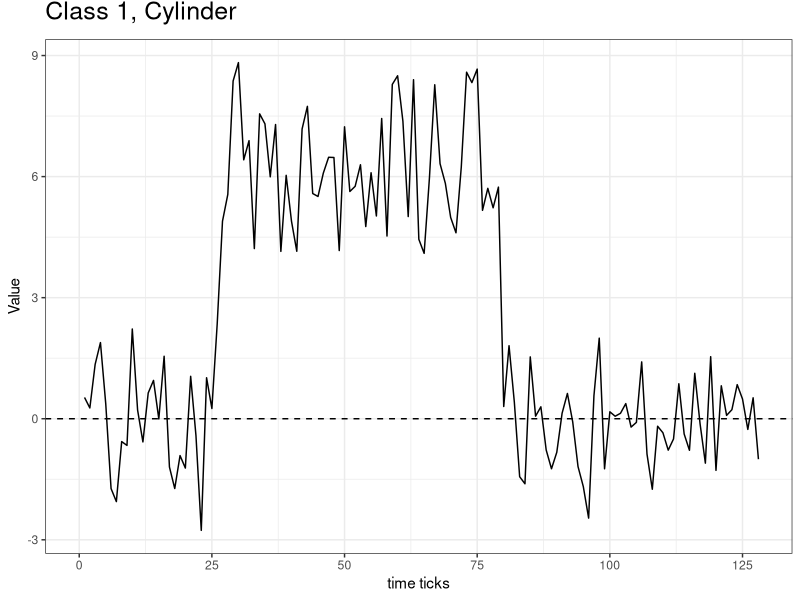
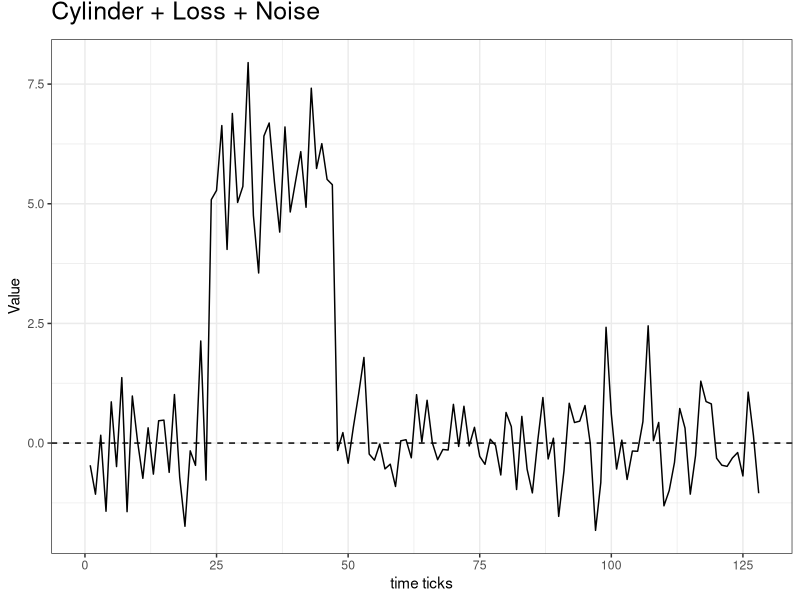
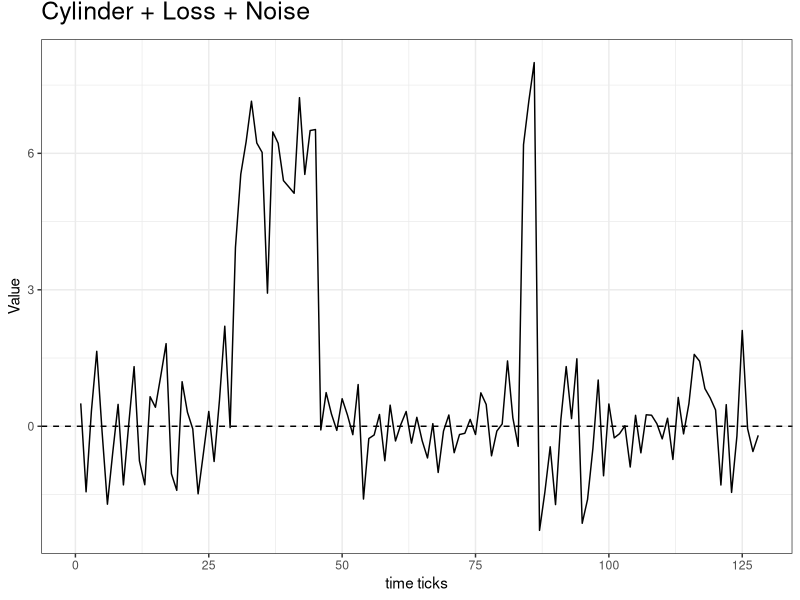
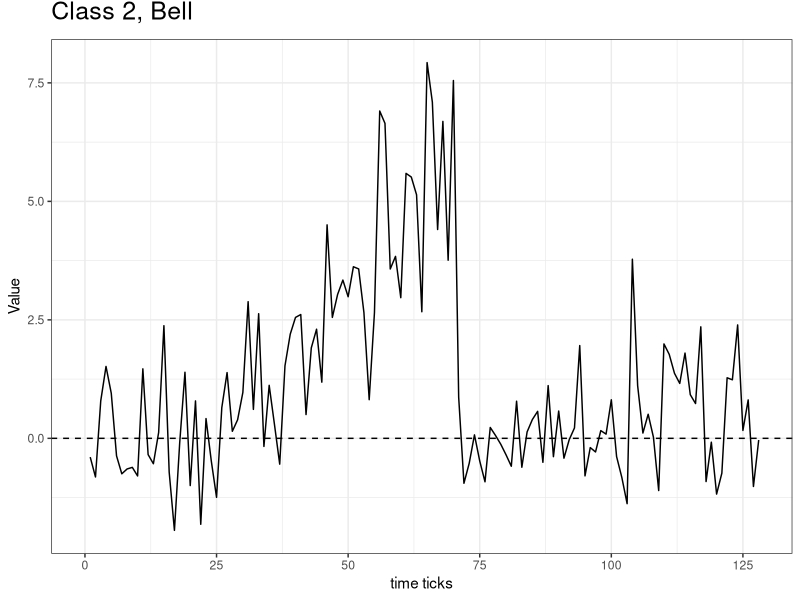
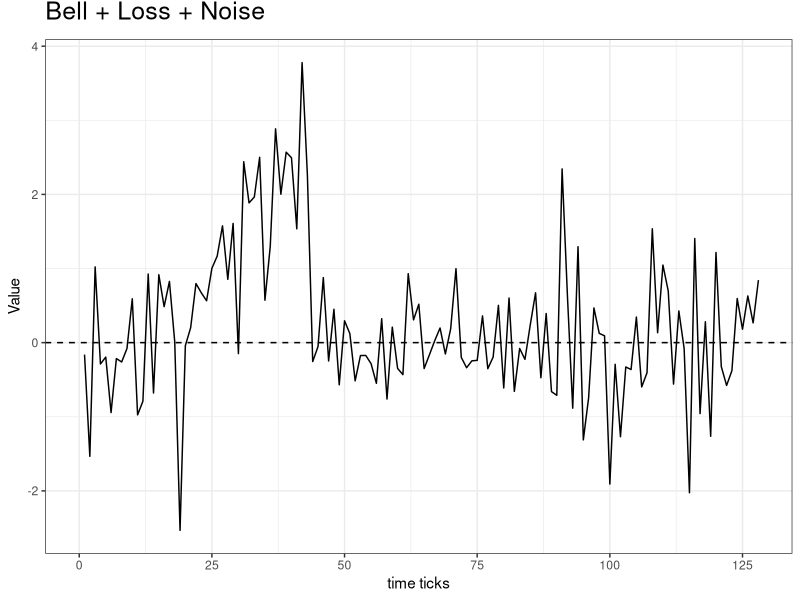
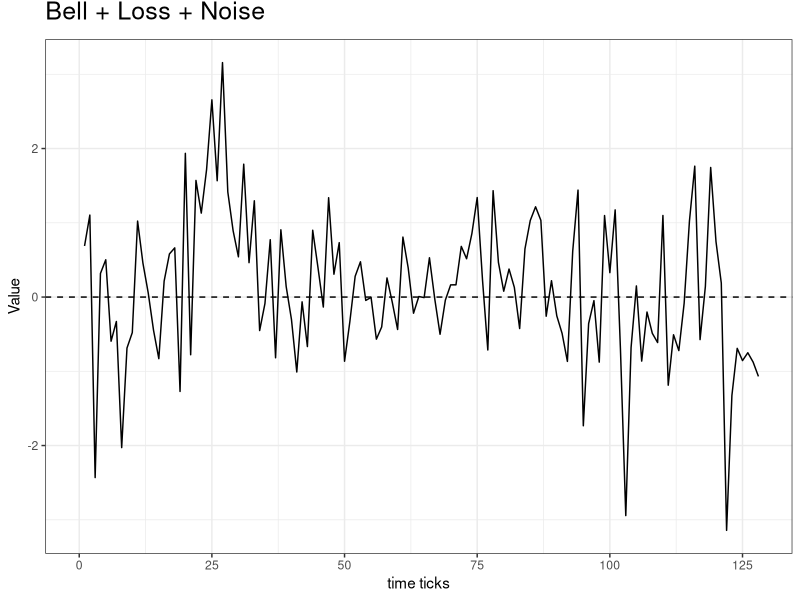
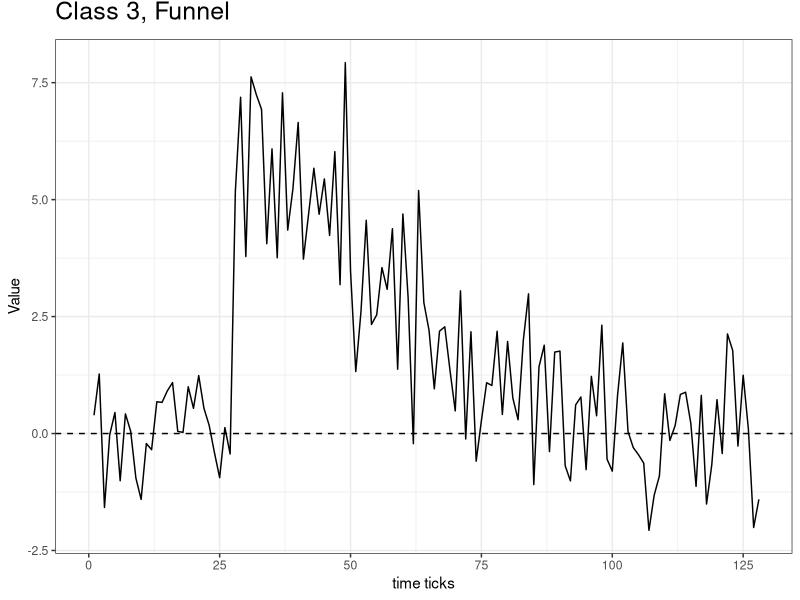
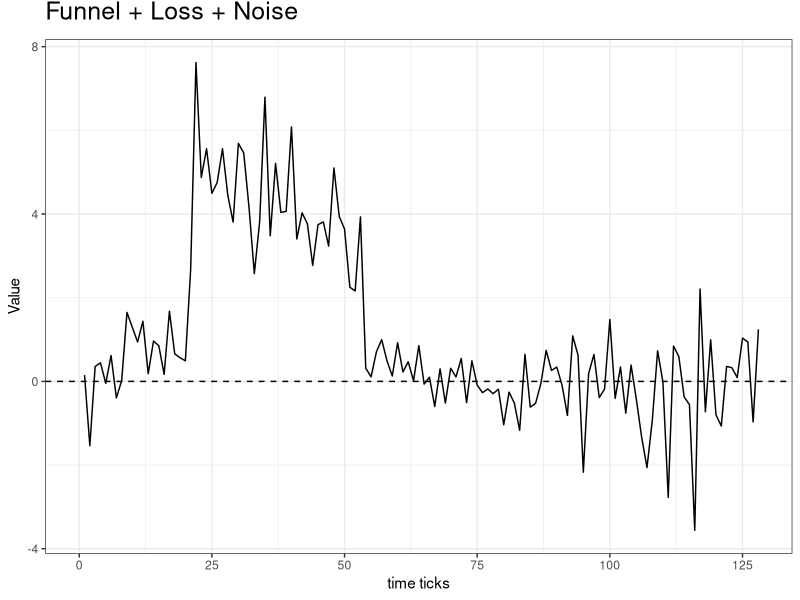

Generate these figures, in order, with R:
require(ggplot2)
require(Cairo)
require(reshape)
require(scales)
require(RColorBrewer)
require(grid)
library(gridExtra)
require("lattice")
#
#
pp=function(dat,title){
  ggplot(dat, aes(x = index, y = value, group = X2, color="black")) +
    theme_bw() + geom_line(colour="black") + geom_hline(yintercept=0,lty=2) +
    ggtitle(paste(title)) +
    scale_x_continuous("time ticks", limits=c(0,128), breaks=seq(0,128,25)) + 
    scale_y_continuous("Value")+
    theme(plot.title=element_text(size = 18, vjust = 2))
}
#
#
one=c(0.5270979571986352, 0.2667167925613722, 1.3469142178278741, 1.886910004761264, 0.36493217968377, -1.7305718002663375, -2.0536878393604123, -0.5665502080093695, -0.6610346744400828, 2.2229971906139627, 0.21484738240683102, -0.574557404760129, 0.6385578162947766, 0.9495008123336703, -0.005871011174771048, 1.5478583302011906, -1.1954318076714343, -1.729292594819506, -0.9133406917539468, -1.2225802900156093, 1.0506338005764646, -0.4202712683045591, -2.7659100974450963, 1.015235460080413, 0.2533594521861343, 2.3430202811381244, 4.894898149089195, 5.557778805298583, 8.36833912344215, 8.824571741780575, 6.4157394805201475, 6.890180681891143, 4.2164668551809195, 7.554629406494632, 7.306790457871094, 5.9945976751504055, 7.290096539348809, 4.147129417874533, 6.031147633789345, 4.897105452816603, 4.149534506510025, 7.179621820284767, 7.740604691750109, 5.5806568439906625, 5.507398823863208, 6.085877573877678, 6.478909264031169, 6.473318244706354, 4.167667544492307, 7.233287076201536, 5.63083956963874, 5.7592264722226485, 6.29340039028552, 4.762080799070393, 6.094964621444132, 5.024447178529881, 7.43941678868365, 4.527364340454167, 8.284386129063577, 8.498740357672068, 7.370231476847464, 5.0096686018502545, 8.400702542775916, 4.446457845853956, 4.098173937934552, 5.971161368335877, 8.275398808961437, 6.320591627535102, 5.830979918303898, 4.987051708229819, 4.607519169304395, 6.235702665665205, 8.587294665627141, 8.32913156281429, 8.663579202542051, 5.164241194892981, 5.709037564881954, 5.226777071630744, 5.739093875139648, 0.3032842018130234, 1.8087338935292658, 0.40962271813970746, -1.4364923314712295, -1.6121762666043822, 1.5317780347982675, 0.06363589257481589, 0.2953633891839172, -0.7743666515269868, -1.2400321834793253, -0.8314889333227871, 0.136296288304296, 0.6259092528807692, -0.07867235072015828, -1.185192974056279, -1.6834165460045099, -2.462277258661883, 0.5695638892586292, 1.9963842478692602, -1.2406547915571515, 0.17166185224153513, 0.06181912329213136, 0.13431161521315552, 0.37494487192753145, -0.20689952107818907, -0.09063911373502236, 1.4076141009110898, -0.8760588836543425, -1.7470806350536539, -0.18588468755064244, -0.3479027675075163, -0.778659413277997, -0.5010773477812469, 0.8658686383600794, -0.3772911482217744, -0.7819537268866102, 1.125825440647425, -0.12342424784750698, -1.1007440350060314, 1.5371768620643305, -1.2791877752387844, 0.8156314645384475, 0.08299199732031097, 0.22397960566083733, 0.8444661139305923, 0.4891004722032231, -0.26458166021562185, 0.5182181731637404, -1.0029155825251668)
one0=c(-0.4631572606532375, -1.0680166951970085, 0.1640840508041976, -1.4240551534747856, 0.8612488293752137, -0.49075578340567555, 1.367687705483507, -1.4328008681747357, 0.9837153757620316, 0.029431721695263834, -0.736361743562459, 0.31885907582139716, -0.6483461569755175, 0.4664531425485444, 0.479975599391621, -0.6114795273506645, 1.0138960894718065, -0.7145719680646281, -1.737922659384811, -0.16161748097215586, -0.4654568758939752, 2.1325457690165615, -0.7723205336592432, 5.085956549817325, 5.279614344505773, 6.633364841306379, 4.046255987838724, 6.886301851150256, 5.027305125273857, 5.362482357117911, 7.949131095188617, 4.75745463841425, 3.55403024480594, 6.41517979976664, 6.687452114943776, 5.451943398872776, 4.40841090639867, 6.604464875806567, 4.828440512587914, 5.462782727921169, 6.088898947654631, 4.927022451575461, 7.414301673455271, 5.737007007576048, 6.2557652351701005, 5.508950095822105, 5.397778166079058, -0.15392157220486014, 0.21954993146007343, -0.42078008910240816, 0.3384819861725057, 1.0290810872254306, 1.7892281268639367, -0.22936772604554226, -0.3571596040048139, -0.021094686687053617, -0.5395789567993589, -0.4406808568533924, -0.9067482105156222, 0.04731145407861648, 0.07098233696088654, -0.3077467292163486, 1.0115612832581775, 0.02142919278047604, 0.8943826171290821, 0.005849919965262683, -0.3474341085857406, -0.13368355744310315, -0.14471213737613559, 0.8090121165902471, -0.06990930447365014, 0.7694978931935367, -0.060386363026423286, 0.3294928571688557, -0.27841784630440214, -0.44373120007514205, 0.08014489856137878, -0.04635035325092278, -0.6660115025573579, 0.6397172824284175, 0.3451164695675899, -0.9701426664895846, 0.5575502440200005, -0.5457634426363596, -1.0404595290078993, 0.03021138917068523, 0.9515397386894725, -0.3315546055365368, 0.10175917600097023, -1.5309225215790332, -0.584602778713989, 0.8321407889753574, 0.4295477610935711, 0.45852900603122443, 0.7850241687520442, -0.008070875128488756, -1.8230488396767646, -0.8261416798134341, 2.418970300973366, 0.6071645341077584, -0.5422804538971788, 0.06131842520990295, -0.7601749740534858, -0.16607822400093994, -0.17062543081450465, 0.44751921348987295, 2.449325316591478, 0.05213908548664547, 0.4311020668273999, -1.3105370885454657, -0.9905258872960497, -0.4041037857403902, 0.7222711359960858, 0.31326595045341177, -1.066310597182971, -0.261459086661451, 1.2940241934693846, 0.8674878940033822, 0.8186892343775677, -0.31617542529790776, -0.46250955606665106, -0.4865670277979687, -0.3119500481448122, -0.1976240290295175, -0.6865610720378492, 1.064481459328792, 0.15476643077138533, -1.047717416660419)
one1=c(0.5030908052622048, -1.4403569485790626, 0.334396158759197, 1.6475794787305194, -0.1195583772919357, -1.7126149959818462, -0.5755337920482969, 0.4812645735430397, -1.2883408456200696, 0.048845807297301584, 1.310564609290149, -0.7598815951262576, -1.2845441878134336, 0.6499274289748947, 0.4183074480499267, 1.1065877093670593, 1.8164188759290514, -1.0437296336576383, -1.40834009137271, 0.9794658389199847, 0.30889606981715284, -0.05794849516562407, -1.4845834347326878, -0.587538605811118, 0.3259230907775911, -0.7738756541646112, 0.5679492790417163, 2.199621008022375, -0.02854345146476506, 3.9308183452989587, 5.541831275807741, 6.2551523748644975, 7.146046426436576, 6.227799762612587, 6.020666142224585, 2.927116107719774, 6.4710299537181415, 6.221935477613605, 5.4003577472585516, 5.26274717794244, 5.1222646304500605, 7.223776168121256, 5.5366652070427556, 6.501617244830877, 6.523702823981887, -0.08000317426402603, 0.7400996275400247, 0.2684051985783603, -0.09018223656327057, 0.6054056014189859, 0.2458218044716506, -0.18429916219045542, 0.9173078334127485, -1.5989523315526826, -0.2692512142966387, -0.19099216562169094, 0.258937556679406, -0.7573321086885901, 0.4641968878082198, -0.32260726102665943, 0.039065039382817156, 0.3255080727858507, -0.3698405550034146, 0.19694503942298278, -0.3170114364029223, -0.6964705688338406, 0.05766967486295267, -1.0152642312388955, -0.10516010063241017, 0.24801676130215636, -0.5806721082554914, -0.18124370555905564, -0.15418840459736416, 0.15126191515154205, -0.1805335552673168, 0.735372630093603, 0.4803045910814634, -0.6492804111935498, -0.10509953370475328, 0.050945637818124265, 1.4361567359659702, 0.1859191937272722, -0.440019898621108, 6.191737722163303, 7.153824938043252, 7.99469440960962, -2.2876752980075485, -1.4495192510623252, -0.45086725143267775, -1.7214600361565255, 0.1491038011504558, 1.3116562066777813, 0.16898854584078643, 1.4836317097846166, -2.1322561623918346, -1.6090337069875493, -0.4902334580236699, 1.0164697136078467, -1.08788627183982, 0.48992156100612466, -0.25513283138586634, -0.1631957958615966, 0.009363284024988634, -0.8948321223244227, 0.24105400468505817, -0.5837701203093385, 0.2527727890250727, 0.24358163147180661, 0.056325564086842486, -0.2768381020973144, 0.17656747898635608, -0.7288476443851797, 0.6344155256253272, -0.16713020568086304, 0.49552698420682995, 1.5806189590262956, 1.4310992827829163, 0.829208235429425, 0.6221079258437365, 0.3578660092022573, -1.290597073275731, 0.47511045160951615, -1.4530360675911063, -0.2149298012163303, 2.105733525566644, -0.04930216276388601, -0.5551595124626459, -0.19901825986397992)

two=c(-0.39607306493907257, -0.8151707329496127, 0.7902888498913733, 1.5170240835509314, 0.9503852135517198, -0.3701375593071669, -0.7485729270968087, -0.6467832995564827, -0.6125987173592986, -0.7940513170083312, 1.465991217565521, -0.3432561338978446, -0.5359497478305075, 0.12325154827262158, 2.3761372347544265, -0.7115077676934302, -1.9415687938668926, -0.09444104573944671, 1.3942244946291482, -0.9965976509580807, 0.7893633631708451, -1.8135486602356208, 0.41673443647399094, -0.47600526223398354, -1.244589981714789, 0.6491886708472132, 1.3868667508585135, 0.14869780876994632, 0.3907816518198481, 0.9690833387489018, 2.883079286303805, 0.6111002733375199, 2.6291751553381446, -0.17087827603481398, 1.1182915186304232, 0.2947634711970004, -0.5446425127186725, 1.5310147181002725, 2.1979426164974476, 2.551330926300533, 2.612320305924589, 0.501669903341551, 1.9085681263954166, 2.3025773690175577, 1.18547445713857, 4.503894127311863, 2.551816142804383, 3.036236987037955, 3.3396433892399986, 2.9874143167557046, 3.620712445952932, 3.5745416325869086, 2.6525667537742925, 0.8155975567350406, 2.6533867366542627, 6.906573462935709, 6.645544431192514, 3.573255482165789, 3.8394128645460213, 2.9678832381708737, 5.590627980509684, 5.5132672482680185, 5.138455021503818, 2.6711017579803165, 7.927996910892553, 7.093668808179918, 4.406409882962004, 6.687173919153871, 3.758757831758085, 7.550005945199452, 0.8681868225745674, -0.9479656332847509, -0.5270562102830351, 0.07278543219871607, -0.4777255327596616, -0.9171566609614586, 0.22936068407660845, 0.06013137557958006, -0.12518750299490636, -0.34834622516062136, -0.588822949144301, 0.7834881170424042, -0.6100715766815374, 0.1353038861274904, 0.3964801194281063, 0.5693869551650903, -0.5057369273944028, 1.1121729335269466, -0.387053440273589, 0.5758631148136825, -0.4187292625486143, -0.0286470083803837, 0.2194902134828194, 1.9571880755259856, -0.79202345057681, -0.19561947435923963, -0.28751414276877585, 0.1629211509405795, 0.08896513041120016, 0.813171640134973, -0.3842197489060398, -0.8267179839282838, -1.378647418588318, 3.7794928310605203, 1.111514188023798, 0.111653696660569, 0.5081335263617561, 0.024256309261541844, -1.1015868035121033, 1.9916599962486472, 1.771768225076031, 1.371940477918066, 1.158395615457156, 1.7987657222249784, 0.9212908687082799, 0.7338552312655588, 2.352404843706436, -0.9119771904446815, -0.08144917848287511, -1.1762230901223163, -0.7347587373504954, 1.2777719627416504, 1.2351369716383758, 2.3925141700778076, 0.16713357795762218, 0.8104896051076522, -1.0159658478961975, -0.03566211690735675)
two0=c(-0.16147405481730218, -1.5341451635941636, 1.0217527600581988, -0.2880334411853762, -0.19516959923590393, -0.9440005368310738, -0.215234601290705, -0.2610873766593662, -0.0788779638946187, 0.5914304572183908, -0.9747092216276458, -0.7904439497560523, 0.9255814619468513, -0.6795429552415435, 0.91622656617268, 0.485532643129915, 0.8260028535515815, 0.009386804496222286, -2.533046911024701, -0.0402169665437159, 0.20185372386589828, 0.7970371846566039, 0.6731942485567028, 0.5649018174071697, 1.003012232099502, 1.1675501994427062, 1.5760837587518624, 0.853914763402418, 1.6084805750103268, -0.14812119986201422, 2.4409513842104844, 1.885742412634605, 1.9653973273966587, 2.500426756475888, 0.5726037198966412, 1.2987746212562268, 2.8845776422868816, 2.002600202279631, 2.569934159210709, 2.4948769456726008, 1.5357845447645593, 3.7787118322539754, 2.2599165954644276, -0.25531100368942633, -0.0533258435499199, 0.8776668969981405, -0.24730831917769727, 0.4500145604783916, -0.5690650237446764, 0.29450785903083837, 0.12211192709441479, -0.5155177212953109, -0.17426326468179856, -0.1728106253133231, -0.28367859089881764, -0.5490791060524883, 0.32266977979529265, -0.7611497609003031, 0.20910982953978988, -0.3481727847657028, -0.4319615399091967, 0.9304492768931845, 0.3072248703186173, 0.5183031434527466, -0.34941111528010327, -0.1631601958387602, 0.026901827589480586, 0.19760366528113643, -0.15301509035715377, 0.18653162406144055, 0.9977437711604207, -0.1992750772166456, -0.3384218122448835, -0.24562553953534919, -0.23919069301161985, 0.36099369148288296, -0.3513835412757689, -0.1955944437958128, 0.5030483860131214, -0.611184596602463, 0.6016184009895242, -0.6575784182017922, -0.07847864125819112, -0.2257749468918968, 0.24017859531191574, 0.6721500442374878, -0.4737750737303195, 0.3927035443135897, -0.6610477826245924, -0.7108374442885184, 2.343856744248986, 0.6390442579953898, -0.8841955204775437, 1.294162855737221, -1.3123200637040344, -0.7433738817592587, 0.46764043557334495, 0.12486813239155789, 0.09223933840168377, -1.9080662995732027, -0.29244807700526526, -1.269454437020986, -0.3286127543087999, -0.36289591476204874, 0.34504666788828947, -0.5976496764884036, -0.40744291546784894, 1.536142483005076, 0.13367544472087478, 1.0466890112219078, 0.6982714620970752, -0.5589334697340139, 0.4276722170913445, -0.07959278062311108, -2.0254617496738936, 1.4050575843748447, -0.9575881481157579, 0.2814346206140519, -1.263718699405688, 1.2166000613984385, -0.32278117481879837, -0.5777642426035576, -0.37846473615189363, 0.594714891340103, 0.18144720984362583, 0.6298405776422236, 0.2663298434836995, 0.8438601483292819)
two1=c(0.6877798592776644, 1.103794184170883, -2.4313331633402133, 0.31782854043893, 0.5020017146804477, -0.5946793059593153, -0.3292217397569902, -2.0277674257396003, -0.686816205664852, -0.4788099907863391, 1.0229324762535859, 0.4585333053673758, 0.05637191488053512, -0.4457885186375956, -0.8299744843485486, 0.21385365012796193, 0.5807452318145864, 0.6622531626248221, -1.2712786856883413, 1.9352462906077041, -0.7771021699121334, 1.5705699102173356, 1.130484976553871, 1.7163214253419525, 2.6555821930858032, 1.5664538543797613, 3.157358936004333, 1.4155546358838746, 0.8937767689436699, 0.5415834049865063, 1.789184138127789, 0.4630246678111334, 1.296317843882212, -0.45124145053392106, -0.0872983625998347, 0.7720201791180881, -0.8179848245976363, 0.9055194903859604, 0.14163158404156154, -0.3033113681185972, -1.0093475716118898, -0.06480590299836307, -0.6669623738535231, 0.8995641034418327, 0.3937179095704829, -0.13448366677357823, 1.3374353562593826, 0.30753115150638266, 0.7322539291751838, -0.864576350091728, -0.332152336044086, 0.27929163335860413, 0.47502997640568223, -0.045495501558746314, -0.004588917035336663, -0.5672948996874216, -0.40265224094669605, 0.2571004545521168, -0.07150934939359191, -0.43699670796426465, 0.8074446527422001, 0.3906869771797497, -0.21784258224063383, 0.007105742346698518, -0.007481485767413662, 0.528990657512112, -0.024274860549246224, -0.5011553857560563, -0.041285751228234066, 0.16420756450310842, 0.16458127100300637, 0.6822323774919049, 0.5156987589220524, 0.8550911248932895, 1.3398758667177788, 0.23129665393395774, -0.712904807319133, 1.4321620609440007, 0.4669226660847586, 0.07832414812001508, 0.37703909621267234, 0.12996278640388223, -0.4240741388992991, 0.6486388722789089, 1.0310645796839149, 1.2156309279769482, 1.0326489911321188, -0.258234366127246, 0.22001786089358513, -0.2533035149766475, -0.4901263387066695, -0.8667664083423084, 0.6165913782715519, 1.4401679501861164, -1.73366919727005, -0.35780554944652354, -0.048544942462105875, -0.8762152470942645, 1.0975539403585821, 0.3285748902290492, 1.1736664325482506, -0.7100438154241817, -2.943291485389307, -0.679527476145467, 0.14950147533267913, -0.8626310664164268, -0.20190383860533873, -0.4883995800137138, -0.6130611968711626, 1.098344296539354, -1.1870515601524783, -0.5080465002745511, -0.7210818547927411, -0.08432024514622077, 1.0245232775522373, 1.7626277225639355, -0.5732333500261992, 0.14182964238871054, 1.7449453162754542, 0.7475796860446992, 0.1885821104851306, -3.142109038012843, -1.326168782058367, -0.6909911912077319, -0.8557949833367596, -0.7501268092632518, -0.8761304026265826, -1.0689440994959571)

three=c(0.38993871739750074, 1.2718335659451319, -1.5799934179366713, -0.026770146720185274, 0.4482492694826632, -1.009842537476831, 0.42042369326923434, 0.04942268552427667, -0.9522112109953456, -1.408917411046299, -0.21500125045190818, -0.34593972714241883, 0.6783942512025682, 0.6663734409733721, 0.9105466270873954, 1.0889314962702556, 0.04537351908194885, 0.024264020527510477, 0.9996182474561881, 0.5383412743614916, 1.2382616391765906, 0.5396657136778075, 0.17350424460490857, -0.4063353047741634, -0.9440477806798849, 0.12745712628903366, -0.4371344584041341, 5.178564069317806, 7.188571925610898, 3.7834486710635447, 7.6246390761899985, 7.2447676193170905, 6.929650656839388, 4.057588091856346, 6.084143571954029, 3.757737553753267, 7.282963122619183, 4.348315700055932, 5.236666636140491, 6.649518009993598, 3.728412989817078, 4.704674651633293, 5.670757218842947, 4.687512917201067, 5.442028282490171, 4.234951914261211, 6.0253437238125835, 3.1827698054387246, 7.9290703988470534, 3.4755056300185605, 1.3242248337488849, 2.6127848754560303, 4.5586475886897695, 2.3315217046914736, 2.5370928013323044, 3.5468683143450175, 3.0816914955694497, 4.378133551567252, 1.3752495117789238, 4.692369052523575, 2.903104398128238, -0.21666234838230025, 5.193931990996122, 2.8023761140971875, 2.201530806665392, 0.9549307625652255, 2.1890786160063698, 2.2811931139226354, 1.3476041325685164, 0.484258263786272, 3.048966138365206, -0.11671383641456856, 2.1752715042806723, -0.5904236145803324, 0.27714311185100937, 1.0850885643458903, 1.0270657815531012, 2.185741970349155, 0.40724166752223045, 1.9662533206008783, 0.760273174484398, 0.2945983809024356, 1.9888177912110896, 2.9857312432081073, -1.0917547867431752, 1.427117436909208, 1.887853972204688, -0.38694023864404914, 1.740785886015984, 1.762413609325274, -0.6890919976037444, -1.012597844136457, 0.6118996282715677, 0.780291651135927, -0.772046459710466, 1.2216487894827421, 0.3796000010182897, 2.315795480827377, -0.5482977061026957, -0.8045544231260915, 0.8128303944582467, 1.9365371897422696, 0.0439615895996627, -0.2999984085321164, -0.4526087811933004, -0.632882003840005, -2.0699307890999648, -1.3186643656053703, -0.905684450991668, 0.8486885290232017, -0.14810769039467908, 0.16882658435895417, 0.8351443341761365, 0.8832511839329993, 0.2155428587667853, -1.1295786106462176, 0.8151331625432111, -1.5066929357633674, -0.6695621949163947, 0.7238228513172206, -0.42749171968707744, 2.1288604205808164, 1.7743080759759717, -0.2674891702965907, 1.2464136227760534, 0.08609147241845477, -2.009477656767345, -1.4075394930205687)
three0=c(0.1506622966265398, -1.5377784251816229, 0.3560433065730533, 0.44381464954358335, -0.04593402531484023, 0.6166565898695658, -0.3945020640887695, 0.01711994548103241, 1.64678607862926, 1.2941320580616487, 0.9411532932407082, 1.436532549615601, 0.18317593432453325, 0.9651993914163878, 0.8505792721719456, 0.16774012221104415, 1.6758770009287933, 0.6569332466792689, 0.5653154303598078, 0.49247113214296656, 2.67361622636851, 7.61846876789337, 4.87546513333401, 5.559967717500766, 4.49530540143873, 4.753144971225923, 5.561333372217086, 4.448295077782544, 3.8068586463326586, 5.686299434611226, 5.459832239428014, 4.157377631908906, 2.5767916698379216, 3.8106172756771044, 6.791637341249295, 3.479351740524429, 5.209762142568767, 4.038590388976873, 4.06290404902572, 6.079431779711859, 3.403266840948141, 4.027041693980341, 3.766053748666916, 2.771520303878735, 3.744238573075726, 3.810742692697395, 3.234483776449557, 5.100467384822522, 3.9399315855563364, 3.6420405720936833, 2.250269170625179, 2.1612694425221686, 3.9306788984645786, 0.31546549258772194, 0.10833248243052253, 0.7027367529862287, 0.9976571833900179, 0.4913197747395972, 0.1294255501218008, 0.9248593355909884, 0.22505682388491896, 0.4700567403735438, 0.013719307815103155, 0.8540028735056487, -0.06537058537858224, 0.09987584360951937, -0.6005690618653762, 0.29908763432840674, -0.5178764462973291, 0.3129787151088537, 0.10653749583128772, 0.5488870747101384, -0.5072857803497308, 0.4922293447229606, -0.08985208472099014, -0.26990946920438225, -0.1816541916976928, -0.29418679887390536, -0.1861376138582149, -1.0378994876644203, -0.25654162851802476, -0.5189648430078235, -1.1700093935289535, 0.6451297466343542, -0.6150544110577535, -0.5261777709207723, -0.05293043416716939, 0.7396666892840048, 0.2617193542334184, 0.34212414578468126, -0.09549071389739641, -0.8138675006782449, 1.0867265218065227, 0.62856552698315, -2.170870639089259, 0.1873503686546319, 0.6429061877155446, -0.38709893390429284, -0.18553575637110067, 1.4765855267435446, -0.40607788158857744, 0.34219786481581643, -0.759155197357419, 0.39006901331235344, -0.43662900006584815, -1.3405967032894663, -2.0603126822475386, -0.9301829823109166, 0.7304967911120949, -0.015509141555517345, -2.771328607803606, 0.8440267625354727, 0.5928580942646791, -0.37186763776654563, -0.5555028897331035, -3.560314837399024, 2.206738972754606, -0.7250996580029324, 0.9926979156351494, -0.8007147608425235, -1.066617930680079, 0.35777905752754274, 0.32633979142964886, 0.090590742336376, 1.033071495536691, 0.9426744744540266, -0.970184274250413, 1.24342226822843)
three1=c(0.4002841941260089, 0.8662950802025198, -0.7144763402157417, -0.6260804976482799, 0.31693210273182254, 0.5382135291388447, -2.037340549964078, -0.06929455155097547, 1.176855863966172, -0.012680720333287888, -0.3842009923504197, -1.1782941177909056, 1.2989920339029706, 0.13734312120859557, 0.3598945505123861, 1.7532606722044781, 4.8118310055927775, 6.390357645803505, 7.643942730425322, 5.990712049436852, 8.110634601594073, 4.8741694026283175, 5.334995117351296, 4.720674500273365, 5.642435795022409, 4.185854911473611, 5.700960921274219, 4.31653661326078, 6.0936963551422325, 5.222730561976639, 6.544882343672372, 6.59190503563815, -0.03453051644337869, -0.7371239823644737, -0.496174191134683, 0.9974289478412992, -0.014101556633728925, -0.2645190264494314, 0.13407246179648027, -0.4766321517961095, -1.2519045103336959, 0.5719947057822484, 0.12808298287692008, 0.4809540227187651, 0.35013511520261975, -0.6351575074170317, -0.23760470351914081, 0.5159049731196101, 0.2939750748259697, 0.7706563459552855, -0.14345643904982863, 0.22443370701820803, 0.7533524074176854, -0.8893371825384988, 0.23683711391135326, -0.3492122793878347, 0.8973039570022378, -0.2925020564448326, 0.9727489910598075, -0.11326202617096631, -0.5464178033380408, -0.00860934819919707, 0.0411782099342947, -0.16398753222821877, 0.23276534630553114, 0.2417462226757113, 0.4420214292540066, 0.04996002851991692, -0.21858512931405952, 0.2764591544156712, 1.9625336764136265, 2.186230678601574, 2.139392684153667, 3.2268367791152004, 1.9943926595351877, 0.9436531148880074, 3.902649427469185, 1.0464564602456914, 0.9675830182791914, 3.2978949301534044, 0.15292503065375973, 0.30747417496873153, 1.8829941761062483, -0.05508606558823237, 0.35629742090880967, 0.5309302329779597, 1.8247854174740463, 1.9119302302399852, 0.8065504320301311, 1.246232709399514, 1.5923471776115932, -0.61956985920349, 1.9174286235364213, 0.10102373701014389, 0.184475004976553, 0.2656468063378245, -0.3395485407632164, 3.0284919882326657, 0.4950662029223922, 1.703506795397284, 0.9278194517433924, -0.5655969616770893, 0.03979864137642801, -0.5762907743316174, -1.4517781307098503, -1.3029524341117895, -0.9278676086968225, 0.18237811713303703, 0.5540638123425181, -0.6565118587475116, -1.1613277867770782, -0.2744260255020896, -1.3487232364914086, 1.1969110373981917, -0.9792504771208553, -0.12067451247036695, 0.5241603936963751, 1.9470983463762601, 1.0269284217368724, 0.3734584653254238, 1.191185050951925, 2.3470173753468875, 0.7850779109358861, -0.30281797525987064, 0.623522816554462, -0.12500947599560944, 0.2438751466886341, -0.7582073353163108)
#
# Take the twelve series and melt (or equivalently, stack) them:
dm <- melt(cbind(one,one0,one1,two,two0,two1,three,three0,three1))
# add an index variable:
dm$index <- rep(1:128, 9)
dm$class <- c(rep("Cylinder",(128*3)), rep("Bell",(128*3)), rep("Funnel",(128*3)))
#
#
p10 = pp(dm[dm$X2=="one",],"Class 1, Cylinder")
p10
p11 = pp(dm[dm$X2=="one0",],"Cylinder + Loss + Noise")
p11
p12 = pp(dm[dm$X2=="one1",],"Cylinder + Loss + Noise")
p12
#
#
#
p20 = pp(dm[dm$X2=="two",],"Class 2, Bell")
p20
p21 = pp(dm[dm$X2=="two0",],"Bell + Loss + Noise")
p21
p22 = pp(dm[dm$X2=="two1",],"Bell + Loss + Noise")
p22
#
#
#
p30 = pp(dm[dm$X2=="three",],"Class 3, Funnel")
p30
p31 = pp(dm[dm$X2=="three0",],"Funnel + Loss + Noise")
p31
p32 = pp(dm[dm$X2=="three1",],"Funnel + Loss + Noise")
p32
print(arrangeGrob(p10, p20, p30, 
                  p11, p21, p31, 
                  p12, p22, p32, ncol=3))

Cairo(width = 850, height = 550, file="../damaged_cbf.png", type="png", pointsize=12, 
      bg = "transparent", canvas = "white", units = "px", dpi = "auto")
print(arrangeGrob(p10, p20, p30, 
                  p11, p21, p31, 
                  p12, p22, p32, ncol=3))
dev.off()
